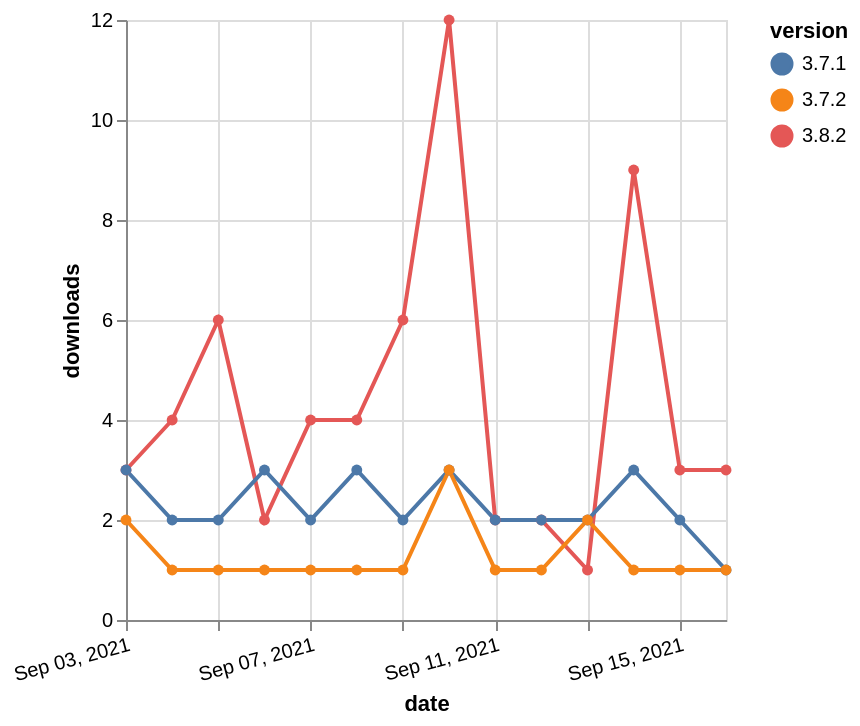

Express this chart as Vega-Lite.
### Vega-Lite specification from a JSON file in a GitHub repository (floating-point values rounded to 4 significant figures)
{"$schema": "https://vega.github.io/schema/vega-lite/v5.json", "description": "A simple bar chart with embedded data.", "data": {"values": [{"date": "2021-09-03", "total": 371, "delta": 3, "version": "3.8.2"}, {"date": "2021-09-04", "total": 375, "delta": 4, "version": "3.8.2"}, {"date": "2021-09-05", "total": 381, "delta": 6, "version": "3.8.2"}, {"date": "2021-09-06", "total": 383, "delta": 2, "version": "3.8.2"}, {"date": "2021-09-07", "total": 387, "delta": 4, "version": "3.8.2"}, {"date": "2021-09-08", "total": 391, "delta": 4, "version": "3.8.2"}, {"date": "2021-09-09", "total": 397, "delta": 6, "version": "3.8.2"}, {"date": "2021-09-10", "total": 409, "delta": 12, "version": "3.8.2"}, {"date": "2021-09-11", "total": 411, "delta": 2, "version": "3.8.2"}, {"date": "2021-09-12", "total": 413, "delta": 2, "version": "3.8.2"}, {"date": "2021-09-13", "total": 414, "delta": 1, "version": "3.8.2"}, {"date": "2021-09-14", "total": 423, "delta": 9, "version": "3.8.2"}, {"date": "2021-09-15", "total": 426, "delta": 3, "version": "3.8.2"}, {"date": "2021-09-16", "total": 429, "delta": 3, "version": "3.8.2"}, {"date": "2021-09-03", "total": 2083, "delta": 3, "version": "3.7.1"}, {"date": "2021-09-04", "total": 2085, "delta": 2, "version": "3.7.1"}, {"date": "2021-09-05", "total": 2087, "delta": 2, "version": "3.7.1"}, {"date": "2021-09-06", "total": 2090, "delta": 3, "version": "3.7.1"}, {"date": "2021-09-07", "total": 2092, "delta": 2, "version": "3.7.1"}, {"date": "2021-09-08", "total": 2095, "delta": 3, "version": "3.7.1"}, {"date": "2021-09-09", "total": 2097, "delta": 2, "version": "3.7.1"}, {"date": "2021-09-10", "total": 2100, "delta": 3, "version": "3.7.1"}, {"date": "2021-09-11", "total": 2102, "delta": 2, "version": "3.7.1"}, {"date": "2021-09-12", "total": 2104, "delta": 2, "version": "3.7.1"}, {"date": "2021-09-13", "total": 2106, "delta": 2, "version": "3.7.1"}, {"date": "2021-09-14", "total": 2109, "delta": 3, "version": "3.7.1"}, {"date": "2021-09-15", "total": 2111, "delta": 2, "version": "3.7.1"}, {"date": "2021-09-16", "total": 2112, "delta": 1, "version": "3.7.1"}, {"date": "2021-09-03", "total": 1148, "delta": 2, "version": "3.7.2"}, {"date": "2021-09-04", "total": 1149, "delta": 1, "version": "3.7.2"}, {"date": "2021-09-05", "total": 1150, "delta": 1, "version": "3.7.2"}, {"date": "2021-09-06", "total": 1151, "delta": 1, "version": "3.7.2"}, {"date": "2021-09-07", "total": 1152, "delta": 1, "version": "3.7.2"}, {"date": "2021-09-08", "total": 1153, "delta": 1, "version": "3.7.2"}, {"date": "2021-09-09", "total": 1154, "delta": 1, "version": "3.7.2"}, {"date": "2021-09-10", "total": 1157, "delta": 3, "version": "3.7.2"}, {"date": "2021-09-11", "total": 1158, "delta": 1, "version": "3.7.2"}, {"date": "2021-09-12", "total": 1159, "delta": 1, "version": "3.7.2"}, {"date": "2021-09-13", "total": 1161, "delta": 2, "version": "3.7.2"}, {"date": "2021-09-14", "total": 1162, "delta": 1, "version": "3.7.2"}, {"date": "2021-09-15", "total": 1163, "delta": 1, "version": "3.7.2"}, {"date": "2021-09-16", "total": 1164, "delta": 1, "version": "3.7.2"}]}, "width": "container", "mark": {"type": "line", "point": {"filled": true}}, "encoding": {"x": {"field": "date", "type": "temporal", "timeUnit": "yearmonthdate", "title": "date", "axis": {"labelAngle": -15}}, "y": {"field": "delta", "type": "quantitative", "title": "downloads"}, "color": {"field": "version", "type": "nominal"}, "tooltip": {"field": "delta"}}}
